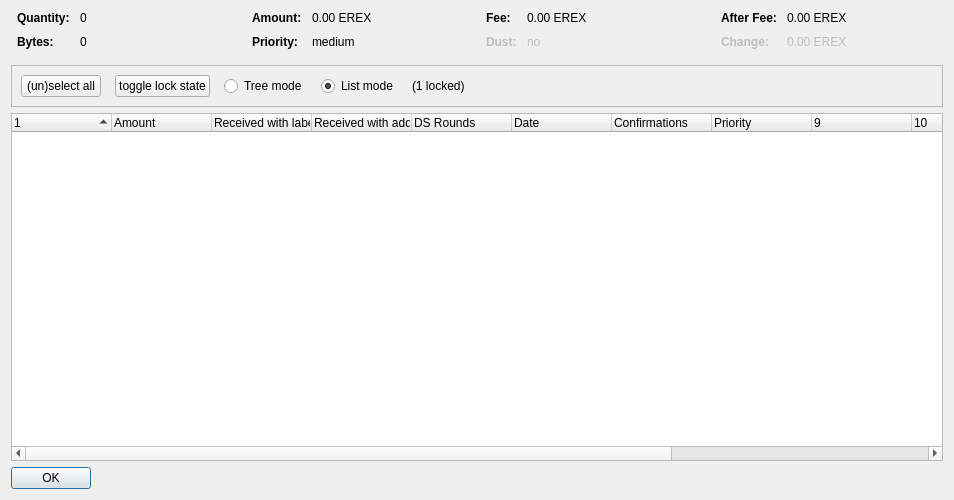
<?xml version="1.0" encoding="UTF-8"?>
<ui version="4.0">
 <class>CoinControlDialog</class>
 <widget class="QDialog" name="CoinControlDialog">
  <property name="geometry">
   <rect>
    <x>0</x>
    <y>0</y>
    <width>954</width>
    <height>500</height>
   </rect>
  </property>
  <property name="windowTitle">
   <string>Coin Selection</string>
  </property>
  <layout class="QVBoxLayout" name="verticalLayout">
   <item>
    <layout class="QHBoxLayout" name="horizontalLayoutTop" stretch="0,0,0,0">
     <property name="topMargin">
      <number>0</number>
     </property>
     <property name="bottomMargin">
      <number>10</number>
     </property>
     <item>
      <layout class="QFormLayout" name="formLayoutCoinControl1">
       <property name="horizontalSpacing">
        <number>10</number>
       </property>
       <property name="verticalSpacing">
        <number>10</number>
       </property>
       <property name="leftMargin">
        <number>6</number>
       </property>
       <property name="rightMargin">
        <number>6</number>
       </property>
       <item row="0" column="0">
        <widget class="QLabel" name="labelCoinControlQuantityText">
         <property name="font">
          <font>
           <weight>75</weight>
           <bold>true</bold>
          </font>
         </property>
         <property name="text">
          <string>Quantity:</string>
         </property>
        </widget>
       </item>
       <item row="0" column="1">
        <widget class="QLabel" name="labelCoinControlQuantity">
         <property name="cursor">
          <cursorShape>IBeamCursor</cursorShape>
         </property>
         <property name="contextMenuPolicy">
          <enum>Qt::ActionsContextMenu</enum>
         </property>
         <property name="text">
          <string notr="true">0</string>
         </property>
         <property name="textInteractionFlags">
          <set>Qt::LinksAccessibleByMouse|Qt::TextSelectableByKeyboard|Qt::TextSelectableByMouse</set>
         </property>
        </widget>
       </item>
       <item row="1" column="0">
        <widget class="QLabel" name="labelCoinControlBytesText">
         <property name="font">
          <font>
           <weight>75</weight>
           <bold>true</bold>
          </font>
         </property>
         <property name="text">
          <string>Bytes:</string>
         </property>
        </widget>
       </item>
       <item row="1" column="1">
        <widget class="QLabel" name="labelCoinControlBytes">
         <property name="cursor">
          <cursorShape>IBeamCursor</cursorShape>
         </property>
         <property name="contextMenuPolicy">
          <enum>Qt::ActionsContextMenu</enum>
         </property>
         <property name="text">
          <string notr="true">0</string>
         </property>
         <property name="textInteractionFlags">
          <set>Qt::LinksAccessibleByMouse|Qt::TextSelectableByKeyboard|Qt::TextSelectableByMouse</set>
         </property>
        </widget>
       </item>
      </layout>
     </item>
     <item>
      <layout class="QFormLayout" name="formLayoutCoinControl2">
       <property name="horizontalSpacing">
        <number>10</number>
       </property>
       <property name="verticalSpacing">
        <number>10</number>
       </property>
       <property name="leftMargin">
        <number>6</number>
       </property>
       <property name="rightMargin">
        <number>6</number>
       </property>
       <item row="0" column="0">
        <widget class="QLabel" name="labelCoinControlAmountText">
         <property name="font">
          <font>
           <weight>75</weight>
           <bold>true</bold>
          </font>
         </property>
         <property name="text">
          <string>Amount:</string>
         </property>
        </widget>
       </item>
       <item row="0" column="1">
        <widget class="QLabel" name="labelCoinControlAmount">
         <property name="cursor">
          <cursorShape>IBeamCursor</cursorShape>
         </property>
         <property name="contextMenuPolicy">
          <enum>Qt::ActionsContextMenu</enum>
         </property>
         <property name="text">
          <string notr="true">0.00 EREX</string>
         </property>
         <property name="textInteractionFlags">
          <set>Qt::LinksAccessibleByMouse|Qt::TextSelectableByKeyboard|Qt::TextSelectableByMouse</set>
         </property>
        </widget>
       </item>
       <item row="1" column="0">
        <widget class="QLabel" name="labelCoinControlPriorityText">
         <property name="font">
          <font>
           <weight>75</weight>
           <bold>true</bold>
          </font>
         </property>
         <property name="text">
          <string>Priority:</string>
         </property>
        </widget>
       </item>
       <item row="1" column="1">
        <widget class="QLabel" name="labelCoinControlPriority">
         <property name="cursor">
          <cursorShape>IBeamCursor</cursorShape>
         </property>
         <property name="contextMenuPolicy">
          <enum>Qt::ActionsContextMenu</enum>
         </property>
         <property name="text">
          <string>medium</string>
         </property>
         <property name="textInteractionFlags">
          <set>Qt::LinksAccessibleByMouse|Qt::TextSelectableByKeyboard|Qt::TextSelectableByMouse</set>
         </property>
        </widget>
       </item>
      </layout>
     </item>
     <item>
      <layout class="QFormLayout" name="formLayoutCoinControl3">
       <property name="horizontalSpacing">
        <number>10</number>
       </property>
       <property name="verticalSpacing">
        <number>10</number>
       </property>
       <property name="leftMargin">
        <number>6</number>
       </property>
       <property name="rightMargin">
        <number>6</number>
       </property>
       <item row="0" column="0">
        <widget class="QLabel" name="labelCoinControlFeeText">
         <property name="font">
          <font>
           <weight>75</weight>
           <bold>true</bold>
          </font>
         </property>
         <property name="text">
          <string>Fee:</string>
         </property>
        </widget>
       </item>
       <item row="0" column="1">
        <widget class="QLabel" name="labelCoinControlFee">
         <property name="cursor">
          <cursorShape>IBeamCursor</cursorShape>
         </property>
         <property name="contextMenuPolicy">
          <enum>Qt::ActionsContextMenu</enum>
         </property>
         <property name="text">
          <string notr="true">0.00 EREX</string>
         </property>
         <property name="textInteractionFlags">
          <set>Qt::LinksAccessibleByMouse|Qt::TextSelectableByKeyboard|Qt::TextSelectableByMouse</set>
         </property>
        </widget>
       </item>
       <item row="1" column="0">
        <widget class="QLabel" name="labelCoinControlLowOutputText">
         <property name="enabled">
          <bool>false</bool>
         </property>
         <property name="font">
          <font>
           <weight>75</weight>
           <bold>true</bold>
          </font>
         </property>
         <property name="text">
          <string>Dust:</string>
         </property>
        </widget>
       </item>
       <item row="1" column="1">
        <widget class="QLabel" name="labelCoinControlLowOutput">
         <property name="enabled">
          <bool>false</bool>
         </property>
         <property name="cursor">
          <cursorShape>IBeamCursor</cursorShape>
         </property>
         <property name="contextMenuPolicy">
          <enum>Qt::ActionsContextMenu</enum>
         </property>
         <property name="text">
          <string>no</string>
         </property>
         <property name="textInteractionFlags">
          <set>Qt::LinksAccessibleByMouse|Qt::TextSelectableByKeyboard|Qt::TextSelectableByMouse</set>
         </property>
        </widget>
       </item>
      </layout>
     </item>
     <item>
      <layout class="QFormLayout" name="formLayoutCoinControl4">
       <property name="horizontalSpacing">
        <number>10</number>
       </property>
       <property name="verticalSpacing">
        <number>10</number>
       </property>
       <property name="leftMargin">
        <number>6</number>
       </property>
       <property name="rightMargin">
        <number>6</number>
       </property>
       <item row="0" column="0">
        <widget class="QLabel" name="labelCoinControlAfterFeeText">
         <property name="font">
          <font>
           <weight>75</weight>
           <bold>true</bold>
          </font>
         </property>
         <property name="text">
          <string>After Fee:</string>
         </property>
        </widget>
       </item>
       <item row="0" column="1">
        <widget class="QLabel" name="labelCoinControlAfterFee">
         <property name="cursor">
          <cursorShape>IBeamCursor</cursorShape>
         </property>
         <property name="contextMenuPolicy">
          <enum>Qt::ActionsContextMenu</enum>
         </property>
         <property name="text">
          <string notr="true">0.00 EREX</string>
         </property>
         <property name="textInteractionFlags">
          <set>Qt::LinksAccessibleByMouse|Qt::TextSelectableByKeyboard|Qt::TextSelectableByMouse</set>
         </property>
        </widget>
       </item>
       <item row="1" column="0">
        <widget class="QLabel" name="labelCoinControlChangeText">
         <property name="enabled">
          <bool>false</bool>
         </property>
         <property name="font">
          <font>
           <weight>75</weight>
           <bold>true</bold>
          </font>
         </property>
         <property name="text">
          <string>Change:</string>
         </property>
        </widget>
       </item>
       <item row="1" column="1">
        <widget class="QLabel" name="labelCoinControlChange">
         <property name="enabled">
          <bool>false</bool>
         </property>
         <property name="cursor">
          <cursorShape>IBeamCursor</cursorShape>
         </property>
         <property name="contextMenuPolicy">
          <enum>Qt::ActionsContextMenu</enum>
         </property>
         <property name="text">
          <string notr="true">0.00 EREX</string>
         </property>
         <property name="textInteractionFlags">
          <set>Qt::LinksAccessibleByMouse|Qt::TextSelectableByKeyboard|Qt::TextSelectableByMouse</set>
         </property>
        </widget>
       </item>
      </layout>
     </item>
    </layout>
   </item>
   <item>
    <widget class="QFrame" name="frame">
     <property name="minimumSize">
      <size>
       <width>0</width>
       <height>40</height>
      </size>
     </property>
     <property name="frameShape">
      <enum>QFrame::StyledPanel</enum>
     </property>
     <property name="frameShadow">
      <enum>QFrame::Sunken</enum>
     </property>
     <layout class="QHBoxLayout" name="horizontalLayout">
      <item>
       <layout class="QHBoxLayout" name="horizontalLayoutPanel" stretch="0,0,0,0,0,0">
        <property name="spacing">
         <number>14</number>
        </property>
        <item>
         <widget class="QPushButton" name="pushButtonSelectAll">
          <property name="sizePolicy">
           <sizepolicy hsizetype="Maximum" vsizetype="Fixed">
            <horstretch>0</horstretch>
            <verstretch>0</verstretch>
           </sizepolicy>
          </property>
          <property name="text">
           <string>(un)select all</string>
          </property>
          <property name="autoDefault">
           <bool>false</bool>
          </property>
         </widget>
        </item>
        <item>
         <widget class="QPushButton" name="pushButtonToggleLock">
          <property name="sizePolicy">
           <sizepolicy hsizetype="Maximum" vsizetype="Fixed">
            <horstretch>0</horstretch>
            <verstretch>0</verstretch>
           </sizepolicy>
          </property>
          <property name="text">
           <string>toggle lock state</string>
          </property>
          <property name="autoDefault">
           <bool>false</bool>
          </property>
         </widget>
        </item>
        <item>
         <widget class="QRadioButton" name="radioTreeMode">
          <property name="sizePolicy">
           <sizepolicy hsizetype="Maximum" vsizetype="Fixed">
            <horstretch>0</horstretch>
            <verstretch>0</verstretch>
           </sizepolicy>
          </property>
          <property name="text">
           <string>Tree mode</string>
          </property>
         </widget>
        </item>
        <item>
         <widget class="QRadioButton" name="radioListMode">
          <property name="sizePolicy">
           <sizepolicy hsizetype="Maximum" vsizetype="Fixed">
            <horstretch>0</horstretch>
            <verstretch>0</verstretch>
           </sizepolicy>
          </property>
          <property name="text">
           <string>List mode</string>
          </property>
          <property name="checked">
           <bool>true</bool>
          </property>
         </widget>
        </item>
        <item>
         <widget class="QLabel" name="labelLocked">
          <property name="text">
           <string>(1 locked)</string>
          </property>
         </widget>
        </item>
        <item>
         <spacer name="horizontalSpacer">
          <property name="orientation">
           <enum>Qt::Horizontal</enum>
          </property>
          <property name="sizeHint" stdset="0">
           <size>
            <width>40</width>
            <height>20</height>
           </size>
          </property>
         </spacer>
        </item>
       </layout>
      </item>
     </layout>
    </widget>
   </item>
   <item>
    <widget class="CoinControlTreeWidget" name="treeWidget">
     <property name="contextMenuPolicy">
      <enum>Qt::CustomContextMenu</enum>
     </property>
     <property name="sortingEnabled">
      <bool>false</bool>
     </property>
     <property name="columnCount">
      <number>13</number>
     </property>
     <attribute name="headerShowSortIndicator" stdset="0">
      <bool>true</bool>
     </attribute>
     <attribute name="headerStretchLastSection">
      <bool>false</bool>
     </attribute>
     <column>
      <property name="text">
       <string/>
      </property>
     </column>
     <column>
      <property name="text">
       <string>Amount</string>
      </property>
     </column>
     <column>
      <property name="text">
       <string>Received with label</string>
      </property>
     </column>
     <column>
      <property name="text">
       <string>Received with address</string>
      </property>
     </column>
     <column>
      <property name="text">
       <string>DS Rounds</string>
      </property>
     </column>
     <column>
      <property name="text">
       <string>Date</string>
      </property>
     </column>
     <column>
      <property name="text">
       <string>Confirmations</string>
      </property>
      <property name="toolTip">
       <string>Confirmed</string>
      </property>
     </column>
     <column>
      <property name="text">
       <string>Priority</string>
      </property>
     </column>
     <column>
      <property name="text">
       <string/>
      </property>
     </column>
     <column>
      <property name="text">
       <string/>
      </property>
     </column>
     <column>
      <property name="text">
       <string/>
      </property>
     </column>
     <column>
      <property name="text">
       <string/>
      </property>
     </column>
     <column>
      <property name="text">
       <string/>
      </property>
     </column>
    </widget>
   </item>
   <item>
    <widget class="QDialogButtonBox" name="buttonBox">
     <property name="sizePolicy">
      <sizepolicy hsizetype="Maximum" vsizetype="Fixed">
       <horstretch>0</horstretch>
       <verstretch>0</verstretch>
      </sizepolicy>
     </property>
     <property name="orientation">
      <enum>Qt::Horizontal</enum>
     </property>
     <property name="standardButtons">
      <set>QDialogButtonBox::Ok</set>
     </property>
    </widget>
   </item>
  </layout>
 </widget>
 <customwidgets>
  <customwidget>
   <class>CoinControlTreeWidget</class>
   <extends>QTreeWidget</extends>
   <header>coincontroltreewidget.h</header>
  </customwidget>
 </customwidgets>
 <resources/>
 <connections/>
</ui>
